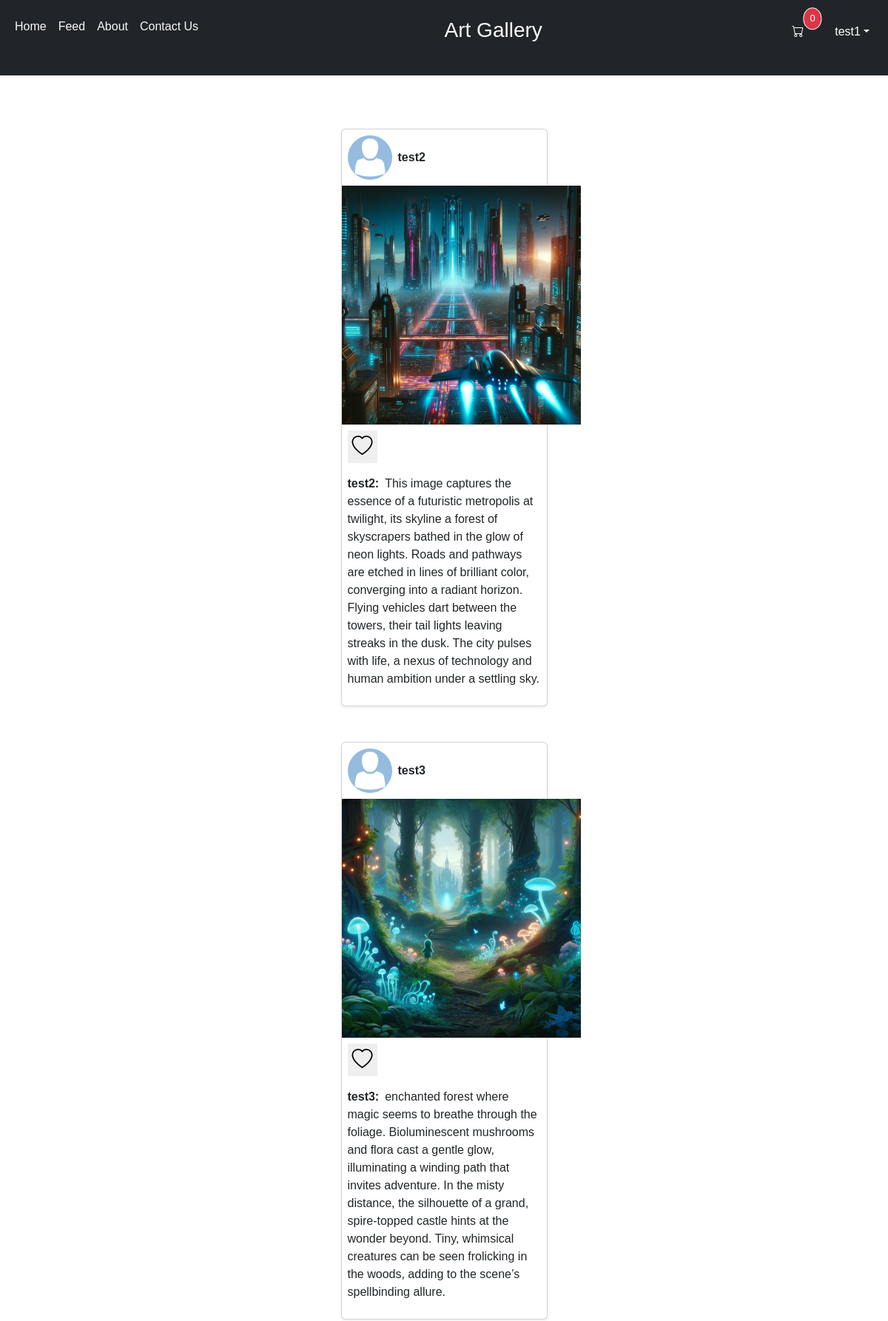
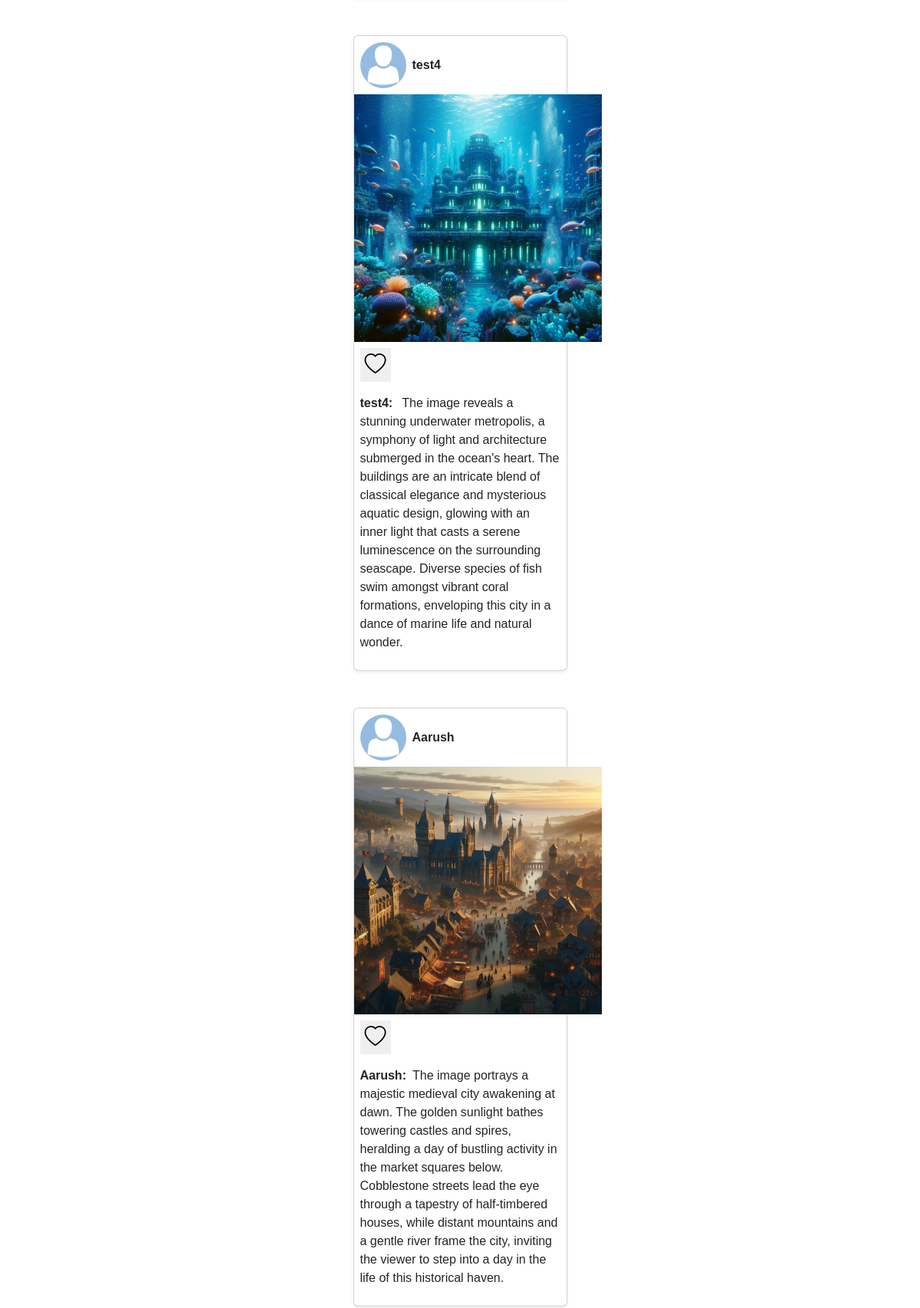
The page /feed/ (signed in, upper part) on the database its author committed (2 pictures, top to bottom).
### core/models.py (models this page shows, shortened)
class Artwork(models.Model):
    title = models.CharField(max_length=255)
    description = models.TextField()
    artist = models.ForeignKey(Artist, on_delete=models.CASCADE)
    price = models.DecimalField(max_digits=10, decimal_places=2)
    image = models.ImageField(upload_to= 'artworks/')
    likes = models.ManyToManyField(Artist, related_name="liked_artworks", blank=True)
    created_at = models.DateTimeField(auto_now_add=True)
    updated_at = models.DateTimeField(auto_now=True)

class Artist(models.Model):
    user = models.OneToOneField(User, on_delete=models.CASCADE)
    age = models.IntegerField(default=18, null=True, blank=True)
    country =  models.CharField(max_length=255, default = " ", null=True, blank=True)
    profile_picture = models.ImageField(upload_to='profile-picture/', default=" ")
    bio = models.TextField(default='', null=True, blank=True)

### core/views.py (the view)
# urls.py: path('feed/', views.feed, name='feed'),
def feed(request):
    if request.user.is_authenticated:
        artist = Artist.objects.get(user=request.user)
        artworks = Artwork.objects.all().exclude(artist=artist)
    else:
        return redirect('login')
    cart_count = display_cart_count(request)
    context={
        'artworks': artworks,
        'artist': artist,
        'count': cart_count
    }
    return render(request, 'core/feed.html', context)

### core/views.py (called while the page is built)
def display_cart_count(request):
    artist = Artist.objects.get(user=request.user)
    try:
        cart = Cart.objects.get(artist=artist)
        return cart.items.all().count()
    except Cart.DoesNotExist:
        return 0

### templates/core/feed.html (shortened to what this page needs)
{% extends "core/base.html" %}
{% load static %}
{% block content %}
<div class="container d-flex flex-column align-items-center justify-content-center my-5">
    {% for artwork in artworks%}
    <div class="card shadow-sm w-25 my-4 text-decoration-none">
        <div class="d-flex align-items-center user-profile-picture p-2">
            <img src="{% static "img/user.png" %}" alt="User Image" width="60" height="60">
            <h6 class="mb-0 px-2 fw-semibold">{{ artwork.artist.user.username }}</h6>
        </div>
        <a href="{% url "artwork-details" pk=artwork.id %}" target="_blank">
            <img src="{{ artwork.image.url }}" alt="Art" width="323">
        </a>
        <form class="likeForm p-2" method="post">
            <button type="submit" style="border: none;"><i class="heart-icon bi bi-heart{% if artist in artwork.likes.all %}-fill text-danger{%endif%} fs-3"></i></button>
        </form>
        <p class="p-2"><span class="fw-semibold me-2">{{ artwork.artist.user.username }}:</span>{{ artwork.description }}</p>
    </div>
    {% endfor %}
</div>
{% endblock content %}

### templates/core/base.html (shortened to what this page needs)
<!doctype html>
<html lang="en">
    <head>
    <link href="https://cdn.jsdelivr.net/npm/bootstrap@5.3.2/dist/css/bootstrap.min.css" rel="stylesheet">
    <link rel="stylesheet" href="https://cdn.jsdelivr.net/npm/bootstrap-icons@1.11.3/font/bootstrap-icons.min.css">
    </head>
    <body class="d-flex flex-column justify-content-between">
{% include "components/navbar.html" %}
<div>
    {% block content %}
    {% endblock content %}
</div>
    </body>
</html>

### templates/components/navbar.html (shortened to what this page needs)
    <div class="container-fluid d-flex flex-row justify-content-between py-4 bg-dark text-light">
        <div class="home-links">
            <ul class="d-flex flex-row justify-content-between list-unstyled">
                <li class="nav-item mx-2"><a href="{% url 'home' %}" class="nav-link">Home</a></li>
                <li class="nav-item mx-2"><a href="{% url 'feed' %}" class="nav-link">Feed</a></li>
                <li class="nav-item mx-2"><a href="{% url 'about' %}" class="nav-link">About</a></li>
                <li class="nav-item mx-2"><a href="{% url 'contact' %}" class="nav-link">Contact Us</a></li>
            </ul>
        </div>
        <div class="brand-logo">
            <h3>Art Gallery</h3>
        </div>
        <div class="account-links">
        <ul class="d-flex flex-row justify-content-between list-unstyled">
            {% if request.user.is_authenticated %}
            <a href="{% url 'cart'%}" class="btn btn-dark position-relative me-3">
                <i class="bi bi-cart"></i>
                <span class="position-absolute top-0 start-100 translate-middle px-2 py-1 bg-danger border border-light rounded-circle" style="font-size:small;">
                    <span class="visiually-hidden">{{ count }}</span>
            </span>
            </a>
            <div class="dropdown">
                <a class="btn btn-dark dropdown-toggle" href="#" role="button" data-bs-toggle="dropdown" aria-expanded="false">{{ request.user.username}}</a>
            </div>
            {% else %}
                <li class="nav-item mx-2"><a href="{% url 'login' %}" class="nav-link">Login</a></li>
                <li class="nav-item mx-2"><a href="{% url 'signup' %}" class="nav-link">Sign Up</a></li>
            {% endif %}
        </ul>
    </div>
</div>

### templates/core/feed.html (style rules this page uses)
.user-profile-picture img { border-radius: 40px; }

### templates/core/base.html (style rules this page uses)
body { font-family: Verdana, Geneva, Tahoma, sans-serif; min-height: 100vh; }

### rows shown on the page
Artwork: artist.user.username "test2", image (picture), description "This image captures the essence of a futuristic metropolis at twilight, its skyline a forest of skyscrapers bathed in the glow of neon lights. Roads and pathways are etched in lines of brilliant color, converging into a radiant horizon. Flying vehicles dart between the towers, their tail lights leaving streaks in the dusk. The city pulses with life, a nexus of technology and human ambition under a settling sky."
Artwork: artist.user.username "test3", image (picture), description "enchanted forest where magic seems to breathe through the foliage. Bioluminescent mushrooms and flora cast a gentle glow, illuminating a winding path that invites adventure. In the misty distance, the silhouette of a grand, spire-topped castle hints at the wonder beyond. Tiny, whimsical creatures can be seen frolicking in the woods, adding to the scene’s spellbinding allure."
Artwork: artist.user.username "test4", image (picture), description "The image reveals a stunning underwater metropolis, a symphony of light and architecture submerged in the ocean's heart. The buildings are an intricate blend of classical elegance and mysterious aquatic design, glowing with an inner light that casts a serene luminescence on the surrounding seascape. Diverse species of fish swim amongst vibrant coral formations, enveloping this city in a dance of marine life and natural wonder."
Artwork: artist.user.username "Aarush", image (picture), description "The image portrays a majestic medieval city awakening at dawn. The golden sunlight bathes towering castles and spires, heralding a day of bustling activity in the market squares below. Cobblestone streets lead the eye through a tapestry of half-timbered houses, while distant mountains and a gentle river frame the city, inviting the viewer to step into a day in the life of this historical haven."

### other values the page prints
{{ count }} "0"
{{ request.user.username }} "test1"
